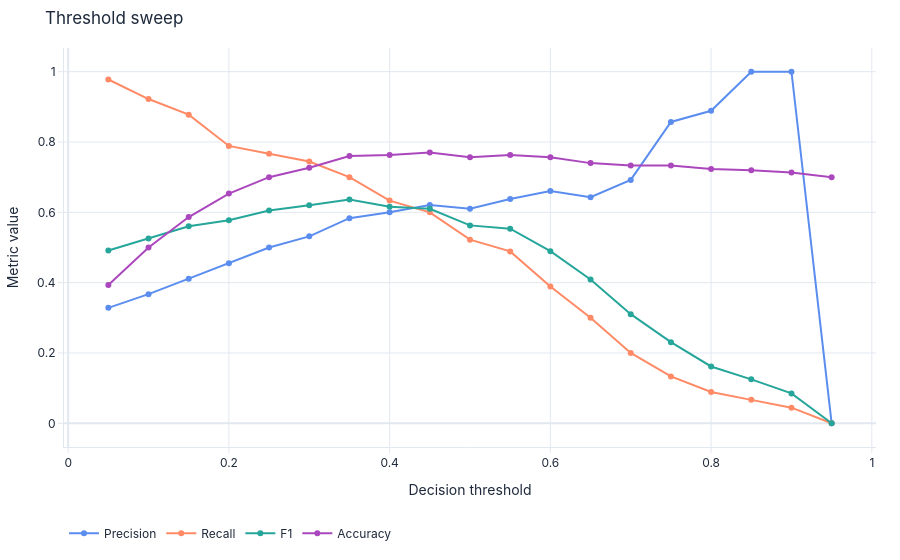

Write notebook code for a chart like this one.
### Markdown cell above
### Ejercicio C4 · Mover el umbral según el costo de los errores

Primero miren el gráfico de **umbral** de `mejor_clf`. Luego, con las predicciones de prueba, armen la
tabla de aciertos y errores para el umbral **0,5** y para el umbral **0,3**. Suponiendo que un falso
negativo cuesta **5** y un falso positivo cuesta **1**, calculen el **costo total** de cada umbral (pueden
hacer la cuenta a mano). ¿Cuál recomiendan?

### Code cell
exp_clf.plot_model(mejor_clf, plot='threshold').show()   # curva de precisión vs recall al mover el umbral

p = exp_clf.predict_model(mejor_clf).predictions          # tabla de prueba con la probabilidad estimada

p['rechazar_05'] = (p['prediction_score'] >= 0.5).astype(int)   # decisión con el umbral clásico (0.50)
print("Matriz con umbral 0.50 (habitual):")
display(pd.crosstab(p['incumplimiento'], p['rechazar_05']))

p['rechazar_03'] = (p['prediction_score'] >= 0.3).astype(int)   # decisión con umbral más estricto (0.30)
print("Matriz con umbral 0.30 (más estricto):")
display(pd.crosstab(p['incumplimiento'], p['rechazar_03']))

# simulador interactivo para probar otros cortes y ver el costo económico
import ipywidgets as widgets

def simular_costo_credito(umbral=0.30):
    rechazar = (p['prediction_score'] >= umbral).astype(int)
    tabla = pd.crosstab(p['incumplimiento'], rechazar)
    fn = tabla.loc[1, 0] if (1 in tabla.index and 0 in tabla.columns) else 0
    fp = tabla.loc[0, 1] if (0 in tabla.index and 1 in tabla.columns) else 0
    costo = 5 * fn + 1 * fp
    print(f"Umbral seleccionado: {umbral:.2f} | Falsos Negativos (costo 5x): {fn} | Falsos Positivos (costo 1x): {fp}")
    print(f"Costo económico total: 5 * {fn} + 1 * {fp} = {costo} unidades")
    display(tabla)

widgets.interact(simular_costo_credito, umbral=widgets.FloatSlider(value=0.30, min=0.10, max=0.80, step=0.05, description='Umbral:'))

### Figure 1 — Plotly figure (JSON) as saved in the notebook; plotly's stock layout.template omitted (floating-point values rounded to 4 significant figures)
{"data": [{"hovertemplate": "Threshold: %{x:.2f}<br>Precision: %{y:.3f}<extra></extra>", "line": {"color": "#5B8DEF", "width": 2}, "marker": {"size": 6}, "mode": "lines+markers", "name": "Precision", "type": "scatter", "x": [0.05, 0.1, 0.15, 0.2, 0.25, 0.3, 0.35, 0.4, 0.45, 0.5, 0.55, 0.6, 0.65, 0.7, 0.75, 0.8, 0.85, 0.9, 0.95], "y": [0.3284, 0.3673, 0.4115, 0.4551, 0.5, 0.5317, 0.5833, 0.6, 0.6207, 0.6104, 0.6377, 0.6604, 0.6429, 0.6923, 0.8571, 0.8889, 1.0, 1.0, 0.0]}, {"hovertemplate": "Threshold: %{x:.2f}<br>Recall: %{y:.3f}<extra></extra>", "line": {"color": "#FF8A65", "width": 2}, "marker": {"size": 6}, "mode": "lines+markers", "name": "Recall", "type": "scatter", "x": [0.05, 0.1, 0.15, 0.2, 0.25, 0.3, 0.35, 0.4, 0.45, 0.5, 0.55, 0.6, 0.65, 0.7, 0.75, 0.8, 0.85, 0.9, 0.95], "y": [0.9778, 0.9222, 0.8778, 0.7889, 0.7667, 0.7444, 0.7, 0.6333, 0.6, 0.5222, 0.4889, 0.3889, 0.3, 0.2, 0.1333, 0.08889, 0.06667, 0.04444, 0.0]}, {"hovertemplate": "Threshold: %{x:.2f}<br>F1: %{y:.3f}<extra></extra>", "line": {"color": "#26A69A", "width": 2}, "marker": {"size": 6}, "mode": "lines+markers", "name": "F1", "type": "scatter", "x": [0.05, 0.1, 0.15, 0.2, 0.25, 0.3, 0.35, 0.4, 0.45, 0.5, 0.55, 0.6, 0.65, 0.7, 0.75, 0.8, 0.85, 0.9, 0.95], "y": [0.4916, 0.5253, 0.5603, 0.5772, 0.6053, 0.6204, 0.6364, 0.6162, 0.6102, 0.5629, 0.5535, 0.4895, 0.4091, 0.3103, 0.2308, 0.1616, 0.125, 0.08511, 0.0]}, {"hovertemplate": "Threshold: %{x:.2f}<br>Accuracy: %{y:.3f}<extra></extra>", "line": {"color": "#AB47BC", "width": 2}, "marker": {"size": 6}, "mode": "lines+markers", "name": "Accuracy", "type": "scatter", "x": [0.05, 0.1, 0.15, 0.2, 0.25, 0.3, 0.35, 0.4, 0.45, 0.5, 0.55, 0.6, 0.65, 0.7, 0.75, 0.8, 0.85, 0.9, 0.95], "y": [0.3933, 0.5, 0.5867, 0.6533, 0.7, 0.7267, 0.76, 0.7633, 0.77, 0.7567, 0.7633, 0.7567, 0.74, 0.7333, 0.7333, 0.7233, 0.72, 0.7133, 0.7]}], "layout": {"font": {"color": "#1E293B", "family": "Inter, system-ui, sans-serif", "size": 12}, "hoverlabel": {"bgcolor": "white", "bordercolor": "#E2E8F0", "font": {"family": "Inter, system-ui, sans-serif", "size": 12}}, "legend": {"bgcolor": "rgba(0,0,0,0)", "borderwidth": 0, "orientation": "h", "x": 0, "y": -0.18}, "margin": {"b": 48, "l": 56, "r": 24, "t": 48}, "paper_bgcolor": "rgba(0,0,0,0)", "plot_bgcolor": "rgba(0,0,0,0)", "showlegend": true, "title": {"text": "Threshold sweep"}, "xaxis": {"automargin": true, "gridcolor": "#E2E8F0", "linecolor": "#E2E8F0", "tickcolor": "#E2E8F0", "ticks": "outside", "title": {"text": "Decision threshold"}, "zerolinecolor": "#E2E8F0"}, "yaxis": {"automargin": true, "gridcolor": "#E2E8F0", "linecolor": "#E2E8F0", "tickcolor": "#E2E8F0", "ticks": "outside", "title": {"text": "Metric value"}, "zerolinecolor": "#E2E8F0"}}}
